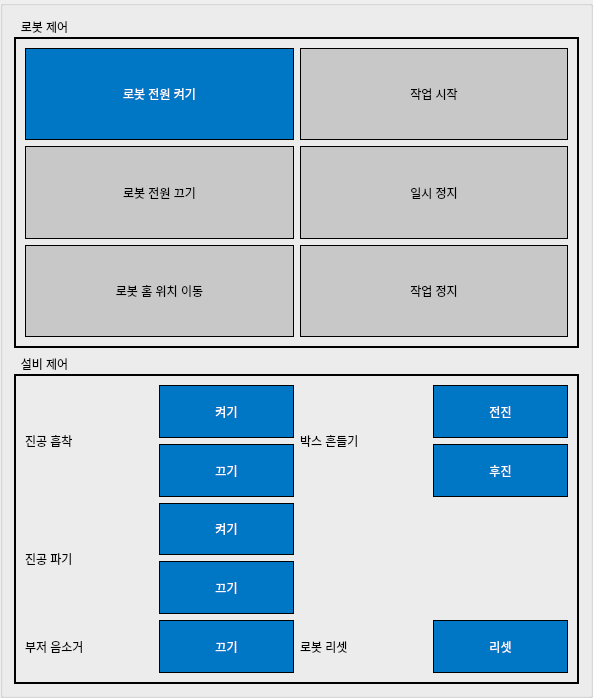
            <widget class="QGroupBox" name="groupBox_9">
             <property name="sizePolicy">
              <sizepolicy hsizetype="Expanding" vsizetype="Expanding">
               <horstretch>1</horstretch>
               <verstretch>1</verstretch>
              </sizepolicy>
             </property>
             <property name="minimumSize">
              <size>
               <width>593</width>
               <height>698</height>
              </size>
             </property>
             <property name="title">
              <string/>
             </property>
             <layout class="QVBoxLayout" name="verticalLayout_4" stretch="1,1">
              <item>
               <widget class="QGroupBox" name="groupBox_3">
                <property name="sizePolicy">
                 <sizepolicy hsizetype="Expanding" vsizetype="Expanding">
                  <horstretch>1</horstretch>
                  <verstretch>1</verstretch>
                 </sizepolicy>
                </property>
                <property name="minimumSize">
                 <size>
                  <width>520</width>
                  <height>250</height>
                 </size>
                </property>
                <property name="styleSheet">
                 <string notr="true">QGroupBox {
	color: rgb(0, 0, 0);
	font: bold 20pt &quot;Arial&quot;;
	border: 2px solid rgb(0, 0, 0);
	margin-top: 20px;
}
QGroupBox::title {
    subcontrol-origin: margin;
    padding: 3px 15px 0 5px;
}</string>
                </property>
                <property name="title">
                 <string>로봇 제어</string>
                </property>
                <layout class="QGridLayout" name="gridLayout_8">
                 <item row="0" column="0">
                  <layout class="QGridLayout" name="gridLayout" rowstretch="1,0,0" columnstretch="1,0">
                   <item row="1" column="0">
                    <widget class="QPushButton" name="power_off_button">
                     <property name="enabled">
                      <bool>false</bool>
                     </property>
                     <property name="sizePolicy">
                      <sizepolicy hsizetype="Expanding" vsizetype="Expanding">
                       <horstretch>1</horstretch>
                       <verstretch>1</verstretch>
                      </sizepolicy>
                     </property>
                     <property name="minimumSize">
                      <size>
                       <width>241</width>
                       <height>60</height>
                      </size>
                     </property>
                     <property name="styleSheet">
                      <string notr="true">#power_off_button:disabled {
	color: rgb(0, 0, 0);
	background-color: rgb(200, 200, 200);
	font: bold 16pt &quot;Arial&quot;;
	border: 1px solid rgb(0, 0, 0);
}
#power_off_button:enabled {
	color: rgb(255, 255, 255);
	background-color: rgb(0, 119, 196);
	font: bold 16pt &quot;Arial&quot;;
	border: 1px solid rgb(0, 0, 0);
}
#power_off_button:pressed {
    background-color: rgb(0, 80, 150);
}</string>
                     </property>
                     <property name="text">
                      <string>로봇 전원 끄기</string>
                     </property>
                    </widget>
                   </item>
                   <item row="0" column="1">
                    <widget class="QPushButton" name="start_button">
                     <property name="enabled">
                      <bool>false</bool>
                     </property>
                     <property name="sizePolicy">
                      <sizepolicy hsizetype="Expanding" vsizetype="Expanding">
                       <horstretch>1</horstretch>
                       <verstretch>1</verstretch>
                      </sizepolicy>
                     </property>
                     <property name="minimumSize">
                      <size>
                       <width>241</width>
                       <height>60</height>
                      </size>
                     </property>
                     <property name="styleSheet">
                      <string notr="true">#start_button:disabled {
	color: rgb(0, 0, 0);
	background-color: rgb(200, 200, 200);
	font: bold 16pt &quot;Arial&quot;;
	border: 1px solid rgb(0, 0, 0);
}
#start_button:enabled {
	color: rgb(255, 255, 255);
	background-color: rgb(0, 119, 196);
	font: bold 16pt &quot;Arial&quot;;
	border: 1px solid rgb(0, 0, 0);
}
#start_button:pressed {
    background-color: rgb(0, 80, 150);
}</string>
                     </property>
                     <property name="text">
                      <string>작업 시작</string>
                     </property>
                    </widget>
                   </item>
                   <item row="1" column="1">
                    <widget class="QPushButton" name="pause_button">
                     <property name="enabled">
                      <bool>false</bool>
                     </property>
                     <property name="sizePolicy">
                      <sizepolicy hsizetype="Expanding" vsizetype="Expanding">
                       <horstretch>1</horstretch>
                       <verstretch>1</verstretch>
                      </sizepolicy>
                     </property>
                     <property name="minimumSize">
                      <size>
                       <width>241</width>
                       <height>60</height>
                      </size>
                     </property>
                     <property name="styleSheet">
                      <string notr="true">#pause_button:disabled {
	color: rgb(0, 0, 0);
	background-color: rgb(200, 200, 200);
	font: bold 16pt &quot;Arial&quot;;
	border: 1px solid rgb(0, 0, 0);
}
#pause_button:enabled {
	color: rgb(255, 255, 255);
	background-color: rgb(0, 119, 196);
	font: bold 16pt &quot;Arial&quot;;
	border: 1px solid rgb(0, 0, 0);
}
#pause_button:chacked {
    background-color: rgb(255, 192, 0);
    color: white;
}
#pause_button:pressed {
    background-color: rgb(0, 80, 150);
}</string>
                     </property>
                     <property name="text">
                      <string>일시 정지</string>
                     </property>
                     <property name="checkable">
                      <bool>true</bool>
                     </property>
                    </widget>
                   </item>
                   <item row="2" column="0">
                    <widget class="QPushButton" name="robot_home_button">
                     <property name="enabled">
                      <bool>false</bool>
                     </property>
                     <property name="sizePolicy">
                      <sizepolicy hsizetype="Expanding" vsizetype="Expanding">
                       <horstretch>1</horstretch>
                       <verstretch>1</verstretch>
                      </sizepolicy>
                     </property>
                     <property name="minimumSize">
                      <size>
                       <width>241</width>
                       <height>60</height>
                      </size>
                     </property>
                     <property name="styleSheet">
                      <string notr="true">#robot_home_button:disabled {
	color: rgb(0, 0, 0);
	background-color: rgb(200, 200, 200);
	font: bold 16pt &quot;Arial&quot;;
	border: 1px solid rgb(0, 0, 0);
}
#robot_home_button:enabled {
	color: rgb(255, 255, 255);
	background-color: rgb(0, 119, 196);
	font: bold 16pt &quot;Arial&quot;;
	border: 1px solid rgb(0, 0, 0);
}
#robot_home_button:pressed {
    background-color: rgb(0, 80, 150);
}</string>
                     </property>
                     <property name="text">
                      <string>로봇 홈 위치 이동</string>
                     </property>
                    </widget>
                   </item>
                   <item row="2" column="1">
                    <widget class="QPushButton" name="stop_button">
                     <property name="enabled">
                      <bool>false</bool>
                     </property>
                     <property name="sizePolicy">
                      <sizepolicy hsizetype="Expanding" vsizetype="Expanding">
                       <horstretch>1</horstretch>
                       <verstretch>1</verstretch>
                      </sizepolicy>
                     </property>
                     <property name="minimumSize">
                      <size>
                       <width>241</width>
                       <height>60</height>
                      </size>
                     </property>
                     <property name="styleSheet">
                      <string notr="true">#stop_button:disabled {
	color: rgb(0, 0, 0);
	background-color: rgb(200, 200, 200);
	font: bold 16pt &quot;Arial&quot;;
	border: 1px solid rgb(0, 0, 0);
}
#stop_button:enabled {
	color: rgb(255, 255, 255);
	background-color: rgb(0, 119, 196);
	font: bold 16pt &quot;Arial&quot;;
	border: 1px solid rgb(0, 0, 0);
}
#stop_button:pressed {
    background-color: rgb(0, 80, 150);
}</string>
                     </property>
                     <property name="text">
                      <string>작업 정지</string>
                     </property>
                    </widget>
                   </item>
                   <item row="0" column="0">
                    <widget class="QPushButton" name="power_on_button">
                     <property name="enabled">
                      <bool>true</bool>
                     </property>
                     <property name="sizePolicy">
                      <sizepolicy hsizetype="Expanding" vsizetype="Expanding">
                       <horstretch>1</horstretch>
                       <verstretch>1</verstretch>
                      </sizepolicy>
                     </property>
                     <property name="minimumSize">
                      <size>
                       <width>241</width>
                       <height>60</height>
                      </size>
                     </property>
                     <property name="styleSheet">
                      <string notr="true">QPushButton {
	color: rgb(255, 255, 255);
	background-color: rgb(0, 119, 196);
	font: bold 16pt &quot;Arial&quot;;
	border: 1px solid rgb(0, 0, 0);
}
QPushButton:pressed {
    background-color: rgb(0, 80, 150);
}</string>
                     </property>
                     <property name="text">
                      <string>로봇 전원 켜기</string>
                     </property>
                    </widget>
                   </item>
                  </layout>
                 </item>
                </layout>
               </widget>
              </item>
              <item>
               <widget class="QGroupBox" name="groupBox_4">
                <property name="sizePolicy">
                 <sizepolicy hsizetype="Expanding" vsizetype="Expanding">
                  <horstretch>1</horstretch>
                  <verstretch>1</verstretch>
                 </sizepolicy>
                </property>
                <property name="minimumSize">
                 <size>
                  <width>520</width>
                  <height>250</height>
                 </size>
                </property>
                <property name="styleSheet">
                 <string notr="true">QGroupBox {
	color: rgb(0, 0, 0);
	font: bold 20pt &quot;Arial&quot;;
	border: 2px solid rgb(0, 0, 0);
	margin-top: 20px;
}
QGroupBox::title {
    subcontrol-origin: margin;
    padding: 3px 15px 0 5px;
}</string>
                </property>
                <property name="title">
                 <string>설비 제어</string>
                </property>
                <layout class="QGridLayout" name="gridLayout_9">
                 <item row="0" column="0">
                  <layout class="QGridLayout" name="gridLayout_2" rowstretch="2,2,2,2,1,1" columnstretch="1,1,1,1">
                   <item row="3" column="1">
                    <widget class="QPushButton" name="blow_off">
                     <property name="sizePolicy">
                      <sizepolicy hsizetype="Expanding" vsizetype="Expanding">
                       <horstretch>1</horstretch>
                       <verstretch>1</verstretch>
                      </sizepolicy>
                     </property>
                     <property name="minimumSize">
                      <size>
                       <width>135</width>
                       <height>30</height>
                      </size>
                     </property>
                     <property name="styleSheet">
                      <string notr="true">QPushButton {
	color: rgb(255, 255, 255);
	background-color: rgb(0, 119, 196);
	font: bold 16pt &quot;Arial&quot;;
	border: 1px solid rgb(0, 0, 0);
}
QPushButton:pressed {
    background-color: rgb(0, 80, 150);
}</string>
                     </property>
                     <property name="text">
                      <string>끄기</string>
                     </property>
                    </widget>
                   </item>
                   <item row="0" column="0" rowspan="2">
                    <widget class="QLabel" name="vaccum_status">
                     <property name="sizePolicy">
                      <sizepolicy hsizetype="Expanding" vsizetype="Expanding">
                       <horstretch>1</horstretch>
                       <verstretch>1</verstretch>
                      </sizepolicy>
                     </property>
                     <property name="minimumSize">
                      <size>
                       <width>0</width>
                       <height>60</height>
                      </size>
                     </property>
                     <property name="styleSheet">
                      <string notr="true">color: rgb(0, 0, 0);
font: bold 14pt &quot;Arial&quot;;</string>
                     </property>
                     <property name="text">
                      <string>진공 흡착</string>
                     </property>
                    </widget>
                   </item>
                   <item row="1" column="3">
                    <widget class="QPushButton" name="box_shake_off">
                     <property name="sizePolicy">
                      <sizepolicy hsizetype="Expanding" vsizetype="Expanding">
                       <horstretch>1</horstretch>
                       <verstretch>1</verstretch>
                      </sizepolicy>
                     </property>
                     <property name="minimumSize">
                      <size>
                       <width>135</width>
                       <height>30</height>
                      </size>
                     </property>
                     <property name="styleSheet">
                      <string notr="true">QPushButton {
	color: rgb(255, 255, 255);
	background-color: rgb(0, 119, 196);
	font: bold 16pt &quot;Arial&quot;;
	border: 1px solid rgb(0, 0, 0);
}
QPushButton:pressed {
    background-color: rgb(0, 80, 150);
}</string>
                     </property>
                     <property name="text">
                      <string>후진</string>
                     </property>
                    </widget>
                   </item>
                   <item row="0" column="2" rowspan="2">
                    <widget class="QLabel" name="box_shake_status">
                     <property name="sizePolicy">
                      <sizepolicy hsizetype="Expanding" vsizetype="Expanding">
                       <horstretch>1</horstretch>
                       <verstretch>1</verstretch>
                      </sizepolicy>
                     </property>
                     <property name="minimumSize">
                      <size>
                       <width>0</width>
                       <height>60</height>
                      </size>
                     </property>
                     <property name="styleSheet">
                      <string notr="true">color: rgb(0, 0, 0);
font: bold 14pt &quot;Arial&quot;;</string>
                     </property>
                     <property name="text">
                      <string>박스 흔들기</string>
                     </property>
                    </widget>
                   </item>
                   <item row="1" column="1">
                    <widget class="QPushButton" name="vacuum_off">
                     <property name="sizePolicy">
                      <sizepolicy hsizetype="Expanding" vsizetype="Expanding">
                       <horstretch>1</horstretch>
                       <verstretch>1</verstretch>
                      </sizepolicy>
                     </property>
                     <property name="minimumSize">
                      <size>
                       <width>135</width>
                       <height>30</height>
                      </size>
                     </property>
                     <property name="styleSheet">
                      <string notr="true">QPushButton {
	color: rgb(255, 255, 255);
	background-color: rgb(0, 119, 196);
	font: bold 16pt &quot;Arial&quot;;
	border: 1px solid rgb(0, 0, 0);
}
QPushButton:pressed {
    background-color: rgb(0, 80, 150);
}</string>
                     </property>
                     <property name="text">
                      <string>끄기</string>
                     </property>
                    </widget>
                   </item>
                   <item row="0" column="3">
                    <widget class="QPushButton" name="box_shake_on">
                     <property name="sizePolicy">
                      <sizepolicy hsizetype="Expanding" vsizetype="Expanding">
                       <horstretch>1</horstretch>
                       <verstretch>1</verstretch>
                      </sizepolicy>
                     </property>
                     <property name="minimumSize">
                      <size>
                       <width>135</width>
                       <height>30</height>
                      </size>
                     </property>
                     <property name="styleSheet">
                      <string notr="true">QPushButton {
	color: rgb(255, 255, 255);
	background-color: rgb(0, 119, 196);
	font: bold 16pt &quot;Arial&quot;;
	border: 1px solid rgb(0, 0, 0);
}
QPushButton:pressed {
    background-color: rgb(0, 80, 150);
}</string>
                     </property>
                     <property name="text">
                      <string>전진</string>
                     </property>
                    </widget>
                   </item>
                   <item row="0" column="1">
                    <widget class="QPushButton" name="vacuum_on">
                     <property name="sizePolicy">
                      <sizepolicy hsizetype="Expanding" vsizetype="Expanding">
                       <horstretch>1</horstretch>
                       <verstretch>1</verstretch>
                      </sizepolicy>
                     </property>
                     <property name="minimumSize">
                      <size>
                       <width>135</width>
                       <height>30</height>
                      </size>
                     </property>
                     <property name="styleSheet">
                      <string notr="true">QPushButton {
	color: rgb(255, 255, 255);
	background-color: rgb(0, 119, 196);
	font: bold 16pt &quot;Arial&quot;;
	border: 1px solid rgb(0, 0, 0);
}
QPushButton:pressed {
    background-color: rgb(0, 80, 150);
}</string>
                     </property>
                     <property name="text">
                      <string>켜기</string>
                     </property>
                    </widget>
                   </item>
                   <item row="4" column="2" rowspan="2">
                    <widget class="QLabel" name="label_3">
                     <property name="sizePolicy">
                      <sizepolicy hsizetype="Expanding" vsizetype="Expanding">
                       <horstretch>1</horstretch>
                       <verstretch>1</verstretch>
                      </sizepolicy>
                     </property>
                     <property name="minimumSize">
                      <size>
                       <width>0</width>
                       <height>30</height>
                      </size>
                     </property>
                     <property name="styleSheet">
                      <string notr="true">color: rgb(0, 0, 0);
font: bold 14pt &quot;Arial&quot;;</string>
                     </property>
                     <property name="text">
                      <string>로봇 리셋</string>
                     </property>
                    </widget>
                   </item>
                   <item row="4" column="0" rowspan="2">
                    <widget class="QLabel" name="label_2">
                     <property name="sizePolicy">
                      <sizepolicy hsizetype="Expanding" vsizetype="Expanding">
                       <horstretch>1</horstretch>
                       <verstretch>1</verstretch>
                      </sizepolicy>
                     </property>
                     <property name="minimumSize">
                      <size>
                       <width>0</width>
                       <height>30</height>
                      </size>
                     </property>
                     <property name="styleSheet">
                      <string notr="true">color: rgb(0, 0, 0);
font: bold 14pt &quot;Arial&quot;;</string>
                     </property>
                     <property name="text">
                      <string>부저 음소거</string>
                     </property>
                    </widget>
                   </item>
                   <item row="4" column="3" rowspan="2">
                    <widget class="QPushButton" name="robot_alarm_reset_button">
                     <property name="sizePolicy">
                      <sizepolicy hsizetype="Expanding" vsizetype="Expanding">
                       <horstretch>1</horstretch>
                       <verstretch>1</verstretch>
                      </sizepolicy>
                     </property>
                     <property name="minimumSize">
                      <size>
                       <width>135</width>
                       <height>30</height>
                      </size>
                     </property>
                     <property name="styleSheet">
                      <string notr="true">QPushButton {
	color: rgb(255, 255, 255);
	background-color: rgb(0, 119, 196);
	font: bold 16pt &quot;Arial&quot;;
	border: 1px solid rgb(0, 0, 0);
}
QPushButton:pressed {
    background-color: rgb(0, 80, 150);
}</string>
                     </property>
                     <property name="text">
                      <string>리셋</string>
                     </property>
                    </widget>
                   </item>
                   <item row="2" column="0" rowspan="2">
                    <widget class="QLabel" name="label_4">
                     <property name="sizePolicy">
                      <sizepolicy hsizetype="Expanding" vsizetype="Expanding">
                       <horstretch>0</horstretch>
                       <verstretch>1</verstretch>
                      </sizepolicy>
                     </property>
                     <property name="minimumSize">
                      <size>
                       <width>0</width>
                       <height>60</height>
                      </size>
                     </property>
                     <property name="styleSheet">
                      <string notr="true">color: rgb(0, 0, 0);
font: bold 14pt &quot;Arial&quot;;</string>
                     </property>
                     <property name="text">
                      <string>진공 파기</string>
                     </property>
                    </widget>
                   </item>
                   <item row="2" column="1">
                    <widget class="QPushButton" name="blow_on">
                     <property name="sizePolicy">
                      <sizepolicy hsizetype="Expanding" vsizetype="Expanding">
                       <horstretch>1</horstretch>
                       <verstretch>1</verstretch>
                      </sizepolicy>
                     </property>
                     <property name="minimumSize">
                      <size>
                       <width>135</width>
                       <height>30</height>
                      </size>
                     </property>
                     <property name="styleSheet">
                      <string notr="true">QPushButton {
	color: rgb(255, 255, 255);
	background-color: rgb(0, 119, 196);
	font: bold 16pt &quot;Arial&quot;;
	border: 1px solid rgb(0, 0, 0);
}
QPushButton:pressed {
    background-color: rgb(0, 80, 150);
}</string>
                     </property>
                     <property name="text">
                      <string>켜기</string>
                     </property>
                    </widget>
                   </item>
                   <item row="4" column="1" rowspan="2">
                    <widget class="QPushButton" name="buzzer_off_button">
                     <property name="sizePolicy">
                      <sizepolicy hsizetype="Expanding" vsizetype="Expanding">
                       <horstretch>1</horstretch>
                       <verstretch>1</verstretch>
                      </sizepolicy>
                     </property>
                     <property name="minimumSize">
                      <size>
                       <width>135</width>
                       <height>30</height>
                      </size>
                     </property>
                     <property name="styleSheet">
                      <string notr="true">QPushButton {
	color: rgb(255, 255, 255);
	background-color: rgb(0, 119, 196);
	font: bold 16pt &quot;Arial&quot;;
	border: 1px solid rgb(0, 0, 0);
}
QPushButton:pressed {
    background-color: rgb(0, 80, 150);
}</string>
                     </property>
                     <property name="text">
                      <string>끄기</string>
                     </property>
                    </widget>
                   </item>
                  </layout>
                 </item>
                </layout>
               </widget>
              </item>
             </layout>
            </widget>
